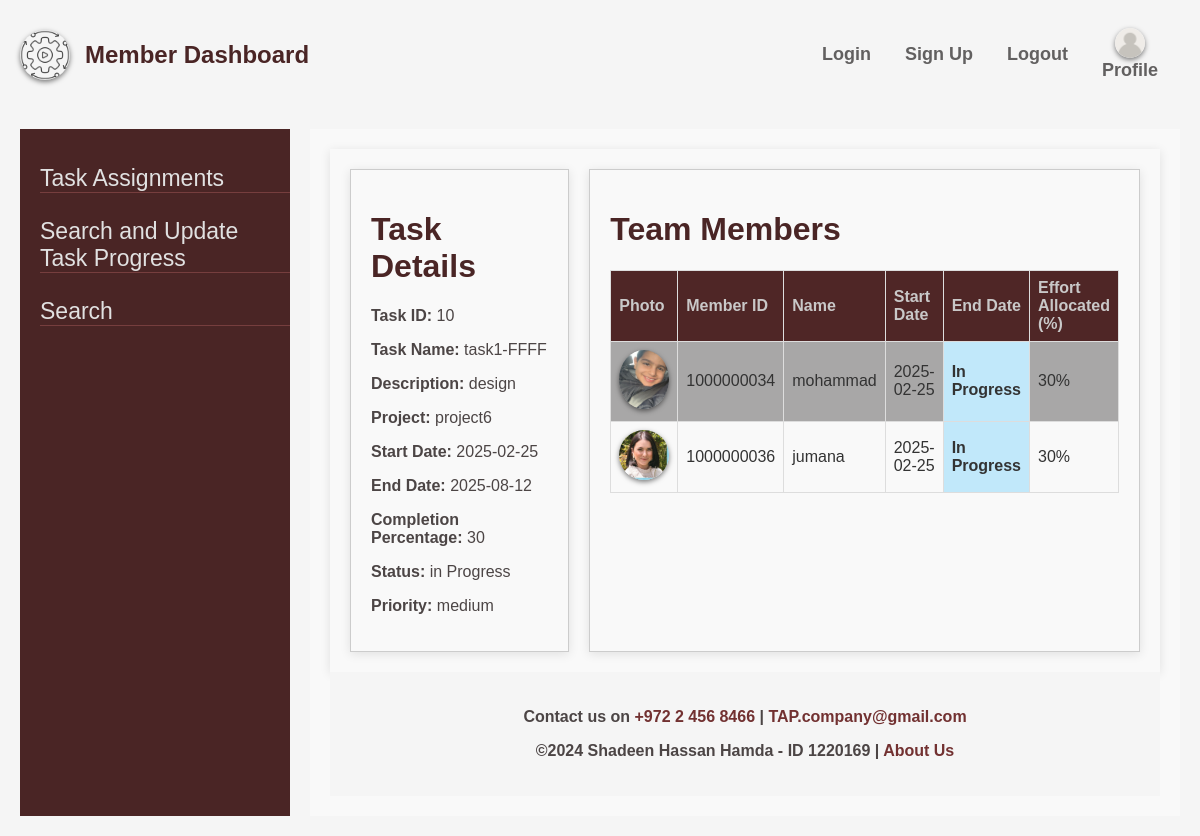
Page /details.php?id=10 (signed in) on the committed database.
### tables this page shows
CREATE TABLE `tasks` (
  `task_id` int NOT NULL,
  `task_name` varchar(255) NOT NULL,
  `description` text NOT NULL,
  `project_id` varchar(255) NOT NULL,
  `start_date` date NOT NULL,
  `end_date` date NOT NULL,
  `effort` int NOT NULL,
  `status` varchar(20) DEFAULT 'Pending',
  `priority` varchar(20) NOT NULL,
  `progress` int DEFAULT NULL
);

CREATE TABLE `projects` (
  `project_id` varchar(10) NOT NULL,
  `project_title` varchar(255) NOT NULL,
  `project_description` text,
  `customer_name` varchar(255) DEFAULT NULL,
  `total_budget` int DEFAULT NULL,
  `start_date` date DEFAULT NULL,
  `end_date` date DEFAULT NULL,
  `doc1_path` varchar(255) DEFAULT NULL,
  `doc1_title` varchar(255) DEFAULT NULL,
  `doc2_path` varchar(255) DEFAULT NULL,
  `doc2_title` varchar(255) DEFAULT NULL,
  `doc3_path` varchar(255) DEFAULT NULL,
  `doc3_title` varchar(255) DEFAULT NULL,
  `leaderId` int DEFAULT NULL
);

CREATE TABLE `user_tasks` (
  `user_id` int NOT NULL,
  `task_id` int NOT NULL,
  `member_role` varchar(255) NOT NULL,
  `percentage` int DEFAULT NULL,
  `start_date` date DEFAULT NULL
);

CREATE TABLE `users` (
  `idNumber` int NOT NULL,
  `name` varchar(100) DEFAULT NULL,
  `email` varchar(100) DEFAULT NULL,
  `birthDate` date DEFAULT NULL,
  `role` varchar(20) DEFAULT NULL,
  `qualification` varchar(50) DEFAULT NULL,
  `skills` varchar(50) DEFAULT NULL,
  `phone` int DEFAULT NULL,
  `address_id` int DEFAULT NULL,
  `userName` varchar(50) DEFAULT NULL,
  `pass` varchar(30) DEFAULT NULL,
  `id` int NOT NULL,
  `photo` varchar(255) DEFAULT 'image//user2.png'
);

### details.php (the view, shortened to what this page needs)
<?php
include("db.php.inc.php");
$taskId = $_GET['id'];
$query = "SELECT
                   t.* ,
                    p.project_title
                FROM
                    tasks t
                JOIN
                    projects p ON t.project_id = p.project_id
                WHERE
                    t.task_id = :taskId";
$stmt = $pdo->prepare($query);
$stmt->bindValue(':taskId', $taskId, PDO::PARAM_INT);
$stmt->execute();
$taskDetails = $stmt->fetch(PDO::FETCH_ASSOC);
$taskMembersQuery = "SELECT
                        u.id,
                        u.name,
                        u.photo ,
                        ut.start_date,
                        t.end_date,
                        ut.percentage,
                        t.status
                    FROM
                        users u
                    JOIN
                        user_tasks ut ON ut.user_id = u.id
                    JOIN
                        tasks t ON t.task_id = ut.task_id
                    WHERE
                        ut.task_id = :taskId";
$taskMembersStmt = $pdo->prepare($taskMembersQuery);
$taskMembersStmt->bindValue(':taskId', $taskId, PDO::PARAM_INT);
$taskMembersStmt->execute();
$members = $taskMembersStmt->fetchAll(PDO::FETCH_ASSOC);
?>
<!DOCTYPE html>
<html lang="en">
<body>
    <main>
        <div class="task-page-container">
            <div class="task-details">
                <h1>Task Details</h1>
                <p><strong>Task ID:</strong> <?php echo ($taskDetails['task_id']) ?></p>
                <p><strong>Task Name:</strong> <?php echo ($taskDetails['task_name']) ?></p>
                <p><strong>Description:</strong> <?php echo ($taskDetails['description']) ?></p>
                <p><strong>Project:</strong> <?php echo ($taskDetails['project_title']) ?></p>
                <p><strong>Start Date:</strong> <?php echo ($taskDetails['start_date']) ?></p>
                <p><strong>End Date:</strong> <?php echo ($taskDetails['end_date']) ?></p>
                <p><strong>Completion Percentage:</strong> <?php echo ($taskDetails['progress']) ?></p>
                <p><strong>Status:</strong> <?php echo ($taskDetails['status']) ?></p>
                <p><strong>Priority:</strong> <?php echo ($taskDetails['priority']) ?></p>
            </div>
            <div class="team-members">
                <?php if (!empty($members)): ?>
                    <h1>Team Members</h1>
                    <table>
                        <thead>
                            <tr>
                                <th>Photo</th>
                                <th>Member ID</th>
                                <th>Name</th>
                                <th>Start Date</th>
                                <th>End Date</th>
                                <th>Effort Allocated (%)</th>
                            </tr>
                        </thead>
                        <tbody>
                            <?php foreach ($members as $member): ?>
                                <tr>
                                    <td><img src="<?php echo ($member['photo']); ?>" alt="<?php echo ($member['name']) . " Photo"; ?>" style="width:50px; height:auto;"></td>
                                    <td><?php echo ($member['id']); ?></td>
                                    <td><?php echo ($member['name']); ?></td>
                                    <td><?php echo ($member['start_date']); ?></td>
                                    <td class="status-<?php echo str_replace(' ', '-', strtolower($member['status'])); ?>"><?php echo ($member['status'] == 'in Progress' ? 'In Progress' : ($member['end_date'])); ?></td>
                                    <td><?php echo ($member['percentage']) . '%'; ?></td>
                                </tr>
                            <?php endforeach; ?>
                        </tbody>
                    </table>
                <?php else: ?>
                    <p>No team members found for this task.</p>
                <?php endif; ?>
            </div>
        </div>
    </main>
    <footer>
        <p>Contact us on <a href="tel:+97224568466">+972 2 456 8466</a> | <a href="mailto:TAP.company@gmail.com">TAP.company@gmail.com</a></p>
        <p>©2024 Shadeen Hassan Hamda - ID 1220169 | <a href="aboutUs.php">About Us</a></p>
    </footer>
</body>
</html>

### mainStyle.css (style rules this page uses)
body { margin: 0; padding: 0; display: flex; flex-direction: column; height: 100vh; font-family: 'Franklin Gothic Medium', 'Arial Narrow', Arial, sans-serif; color: #333; }
h1, h2 { color: #4a2525; }
#main-header { display: flex; justify-content: space-between; align-items: center; padding: 10px 20px; background-color: #f5f5f5; }
#logo { display: flex; align-items: center; }
#logo img { margin-right: 15px; }
#header-links a { color: #626060; text-decoration: none; padding: 8px 12px; font-weight: bold; font-size: 18px; }
#header-links { display: flex; align-items: center; justify-content: space-between; gap: 10px; padding: 10px; }
#header-links a.profile-link { display: flex; flex-direction: column; align-items: center; gap: 2px; }
#header-links a img { width: 30px; height: 30px; }
#main-container { display: flex; flex: 1; padding: 20px; }
#left-nav { width: 250px; background-color: #4a2525; color: #a4a5a4; padding-top: 20px; padding-left: 20px; }
#left-nav ul { list-style-type: none; padding-left: 0; }
#left-nav ul li { margin-bottom: 25px; border-bottom: 1px solid #763e3e; }
#left-nav ul li a { text-decoration: none; color: #e1e1e1; font-size: 23px; }
#main-content { flex: 1; margin-left: 20px; padding: 20px; background-color: #f9f9f9; }
footer { text-align: center; padding: 20px; background-color: #f5f5f5; position: relative; bottom: 0; font-weight: bold; }
table { width: 100%; border-collapse: collapse; margin-top: 20px; margin-bottom: 30px; }
th, td { text-align: center; padding: 12px; border-bottom: 3px solid #bcbbbb; }
th { background-color: #4f2626; color: rgb(201, 200, 200); }
tr:nth-child(odd) { background-color: #a8a7a7; }
a { text-decoration: none; }
body { font-family: Arial, sans-serif; }
a { color: #723131; }
html { background-color: #f5f5f5; }
p { color: #4c4545; font-size: medium; }
.status-in-progress { font-weight: bolder; background-color: #c1e8fa; }
.task-page-container { display: grid; grid-template-columns: 1fr 1fr; gap: 20px; padding: 20px; box-shadow: 0 2px 10px rgba(0, 0, 0, 0.1); }
.task-details, .team-members { border: 1px solid #ccc; padding: 20px; box-shadow: 0 2px 10px rgba(0, 0, 0, 0.1); }
table { width: 100%; border-collapse: collapse; }
th, td { border: 1px solid #ddd; padding: 8px; text-align: left; }
thead { background-color: #f4f4f4; }
img { width: 50px; height: auto; border-radius: 50%; box-shadow: 0 2px 5px rgba(0, 0, 0, 0.5); transition: all 0.3s ease; }

### rows in the picture
tasks: task_id "10", task_name "task1-FFFF", description "design", project.project_title "project6", start_date "2025-02-25", end_date "2025-08-12", progress "30", status "in Progress", priority "medium"
user_tasks: users.photo (picture), users.id "1000000034", users.name "mohammad", start_date "2025-02-25", percentage "30"
user_tasks: users.photo (picture), users.id "1000000036", users.name "jumana", start_date "2025-02-25", percentage "30"
